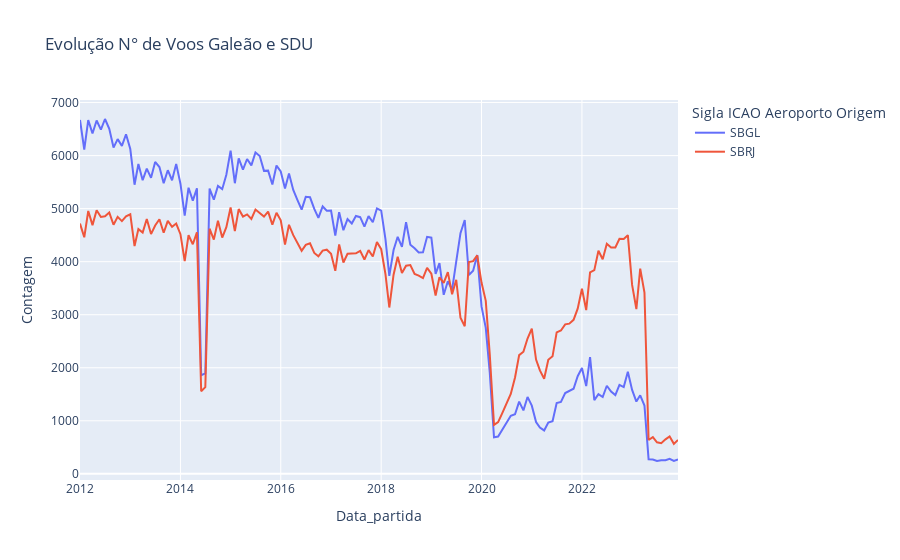

Write notebook code for a chart like this one.
### Code cell
import plotly.express as px

# Filtrar o DataFrame para as duas categorias
df_filtered = dfVRA2[dfVRA2['Sigla ICAO Aeroporto Origem'].isin(['SBGL', 'SBRJ'])]

# Contagem dos códigos por data e categoria
count_by_date_category = df_filtered.groupby(['Data_partida', 'Sigla ICAO Aeroporto Origem']).size().reset_index()
count_by_date_category.columns = ['Data_partida', 'Sigla ICAO Aeroporto Origem', 'Contagem']

# Criar o gráfico de linhas com cores diferentes para cada categoria
fig = px.line(count_by_date_category, x='Data_partida', y='Contagem', color='Sigla ICAO Aeroporto Origem', title ='Evolução N° de Voos Galeão e SDU')

# Exibir o gráfico
fig.show()

### Figure 1 — Plotly figure (JSON) as saved in the notebook; plotly's stock layout.template omitted (floating-point values rounded to 4 significant figures; data arrays with more than 128 entries replaced by an {"elided": "..."} marker saying what was removed)
{"data": [{"hovertemplate": "Sigla ICAO Aeroporto Origem=SBGL<br>Data_partida=%{x}<br>Contagem=%{y}<extra></extra>", "legendgroup": "SBGL", "line": {"color": "#636efa", "dash": "solid"}, "marker": {"symbol": "circle"}, "mode": "lines", "name": "SBGL", "orientation": "v", "showlegend": true, "type": "scatter", "x": {"elided": "144 str values"}, "xaxis": "x", "y": {"elided": "144 int values"}, "yaxis": "y"}, {"hovertemplate": "Sigla ICAO Aeroporto Origem=SBRJ<br>Data_partida=%{x}<br>Contagem=%{y}<extra></extra>", "legendgroup": "SBRJ", "line": {"color": "#EF553B", "dash": "solid"}, "marker": {"symbol": "circle"}, "mode": "lines", "name": "SBRJ", "orientation": "v", "showlegend": true, "type": "scatter", "x": {"elided": "144 str values"}, "xaxis": "x", "y": {"elided": "144 int values"}, "yaxis": "y"}], "layout": {"autosize": true, "legend": {"title": {"text": "Sigla ICAO Aeroporto Origem"}, "tracegroupgap": 0}, "title": {"text": "Evolução N° de Voos Galeão e SDU"}, "xaxis": {"anchor": "y", "autorange": true, "domain": [0, 1], "range": ["2012-01-01", "2023-12-01"], "title": {"text": "Data_partida"}, "type": "date"}, "yaxis": {"anchor": "x", "autorange": true, "domain": [0, 1], "range": [-116.2, 7048.0], "title": {"text": "Contagem"}, "type": "linear"}}}
